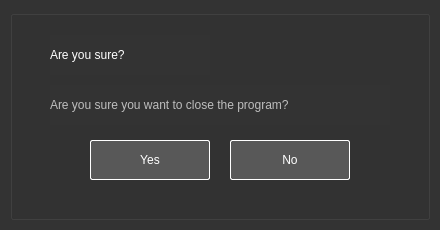
<?xml version="1.0" encoding="UTF-8"?>
<ui version="4.0">
 <class>YesNoDialog</class>
 <widget class="QDialog" name="YesNoDialog">
  <property name="geometry">
   <rect>
    <x>0</x>
    <y>0</y>
    <width>440</width>
    <height>230</height>
   </rect>
  </property>
  <property name="windowTitle">
   <string>Dialog</string>
  </property>
  <property name="styleSheet">
   <string notr="true">background-color: rgb(51, 51, 51);</string>
  </property>
  <widget class="QGroupBox" name="groupBox">
   <property name="geometry">
    <rect>
     <x>10</x>
     <y>10</y>
     <width>420</width>
     <height>210</height>
    </rect>
   </property>
   <property name="title">
    <string/>
   </property>
   <widget class="QLabel" name="label">
    <property name="geometry">
     <rect>
      <x>40</x>
      <y>25</y>
      <width>160</width>
      <height>40</height>
     </rect>
    </property>
    <property name="styleSheet">
     <string notr="true">background-color: rgb(51, 51, 51);
color: rgb(255, 255, 255);
border: 0px;
font: 24px 'Roboto';</string>
    </property>
    <property name="text">
     <string>Are you sure?</string>
    </property>
   </widget>
   <widget class="QLabel" name="label_2">
    <property name="geometry">
     <rect>
      <x>40</x>
      <y>75</y>
      <width>340</width>
      <height>40</height>
     </rect>
    </property>
    <property name="styleSheet">
     <string notr="true">background-color: rgb(51, 51, 51);
color: rgb(190, 190, 190);
border: 0px;
font: 16px 'Roboto';</string>
    </property>
    <property name="text">
     <string>Are you sure you want to close the program?</string>
    </property>
   </widget>
   <widget class="QPushButton" name="pushButton">
    <property name="geometry">
     <rect>
      <x>80</x>
      <y>130</y>
      <width>120</width>
      <height>40</height>
     </rect>
    </property>
    <property name="styleSheet">
     <string notr="true">QPushButton 
{
	background-color: rgb(88, 88, 88);
	color: rgb(255, 255, 255);
	border: 1px solid rgb(255, 255, 255);
	border-radius: 2px;
	font: 20px 'Roboto';
}

QPushButton:hover
{
	background-color: rgb(255, 255, 255);
	color: rgb(88, 88, 88);
	border: 1px solid rgb(88, 88 ,88);
	border-radius: 2px;
	font: 20px 'Roboto';
}</string>
    </property>
    <property name="text">
     <string>Yes</string>
    </property>
   </widget>
   <widget class="QPushButton" name="pushButton_2">
    <property name="geometry">
     <rect>
      <x>220</x>
      <y>130</y>
      <width>120</width>
      <height>40</height>
     </rect>
    </property>
    <property name="styleSheet">
     <string notr="true">QPushButton 
{
	background-color: rgb(88, 88, 88);
	color: rgb(255, 255, 255);
	border: 1px solid rgb(255, 255, 255);
	border-radius: 2px;
	font: 20px 'Roboto';
}

QPushButton:hover
{
	background-color: rgb(255, 255, 255);
	color: rgb(88, 88, 88);
	border: 1px solid rgb(88, 88 ,88);
	border-radius: 2px;
	font: 20px 'Roboto';
}</string>
    </property>
    <property name="text">
     <string>No</string>
    </property>
   </widget>
  </widget>
 </widget>
 <resources/>
 <connections/>
</ui>
